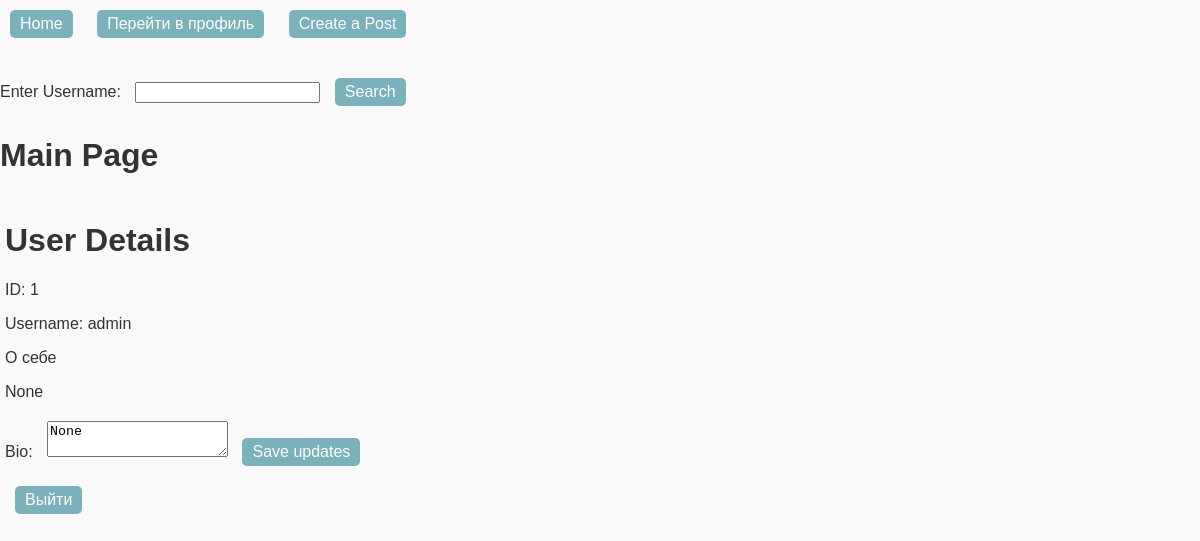
The page /profile (signed in) on the database as committed earlier.
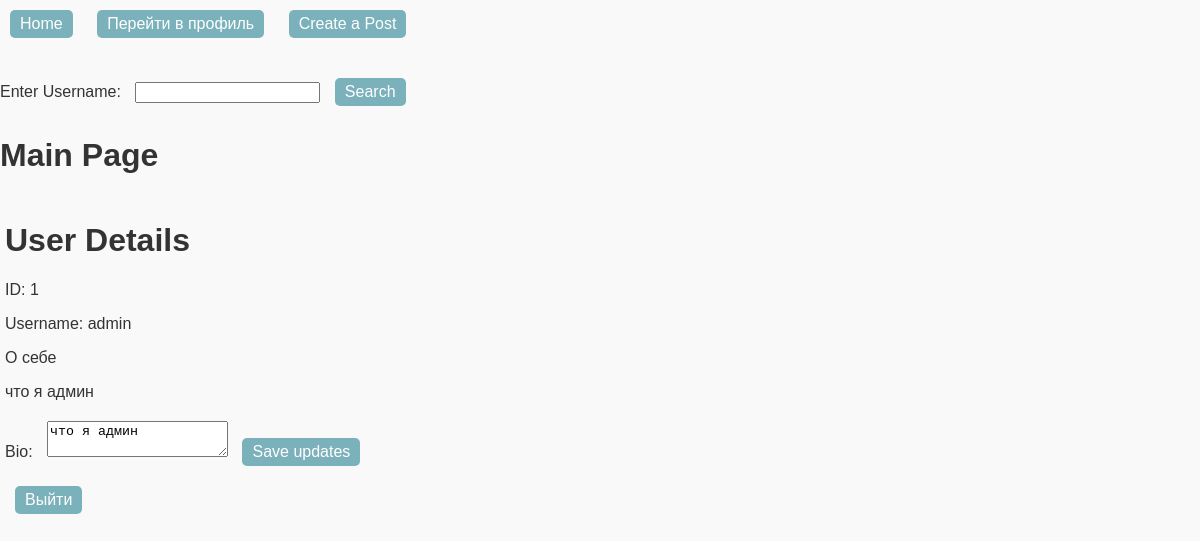
The same page on the database as committed later.
### tables this page shows
CREATE TABLE profiles (
    id INTEGER PRIMARY KEY AUTOINCREMENT,
    user_id INTEGER UNIQUE,
    full_name TEXT,
    bio TEXT,
    FOREIGN KEY (user_id) REFERENCES users(id) ON DELETE CASCADE);

### views/user.py (the view)
@app.route('/profile')
def profile():
    if 'auth' in session and session['auth']:
        with DBConnection() as conn:
            description = conn.execute("SELECT bio FROM profiles WHERE user_id = ?", (session['user_id'],)).fetchone()
            if description:
                bio = description[0]
                return render_template('profile.html', bio = bio)
            return render_template('profile.html')
    return redirect(url_for('login'))

### db.py (called while the page is built)
	def __enter__(self):
		self.conn = sqlite3.connect('database.db')
		self.conn.row_factory = sqlite3.Row
		return self.conn

	def __exit__(self, exc_type, exc_val, exc_tb):
		self.conn.commit()
		self.conn.close()

### templates/profile.html (shortened to what this page needs)
{% extends 'main.html' %}
{% block content %}
<h1>User Details</h1>
<p>ID: {{ session['user_id'] }}</p>
<p>Username: {{ session['login'] }}</p>
<p> О себе</p>
<p>{{bio}}</p>
<form method="POST" action="{{ url_for('update_bio') }}">
    <label for="bio">Bio:</label>
    <textarea name="bio" id="bio">{{ bio }}</textarea>
    <button class="profile-button" type="submit">Save updates</button>
</form>
<a href="{{ url_for('logout') }}">
    <button class="profile-button">Выйти</button>
</a>
{% endblock %}

### templates/main.html (shortened to what this page needs)
<!DOCTYPE html>
<html lang="en">
<head>
    <link rel="stylesheet" href="{{ url_for('static', filename='style.css') }}">
</head>
<body>
    <a href="{{ url_for('posts') }}"><button class="home-button">Home</button></a>
     <a href="{{ url_for('profile') }}"><button class="profile-button">Перейти в профиль </button></a>
     {% if session['login'] == 'admin' %}
     <a href="/postCreate"><button class = "profile-button"> Create a Post</button></a>
     {% endif %}
     <form method="POST" action="{{ url_for('search_user') }}">
            <label for="username">Enter Username:</label>
            <input type="text" name="username" id="username" required>
            <button class = "profile-button" type="submit">Search</button>
     </form>
<h1>Main Page</h1>
<div class="content">
    {% block content %}
    {% endblock %}
</div>
</body>
</html>

### static/style.css (style rules this page uses)
body { background-color: #f9f9f9; margin: 0; padding: 0; font-family: Arial, sans-serif; color: #333; }
button.home-button, button.profile-button, button.create-post-button, button.search-button { margin: 10px; padding: 5px 10px; font-size: 16px; background-color: #7bb1bb; color: white; border: none; border-radius: 5px; cursor: pointer; }
form { margin-top: 20px; }
form label { margin-right: 10px; }
.content { padding: 5px; }

Rows that differ between the two databases and show on the page:
now on this page (row edited): profiles: login "admin", bio "что я админ"
Other text that changed with them:
{{ session['login'] }}: "admin" → (not shown)
{{ bio }}: "None" → (not shown)
form field bio: "None" → (not shown)
